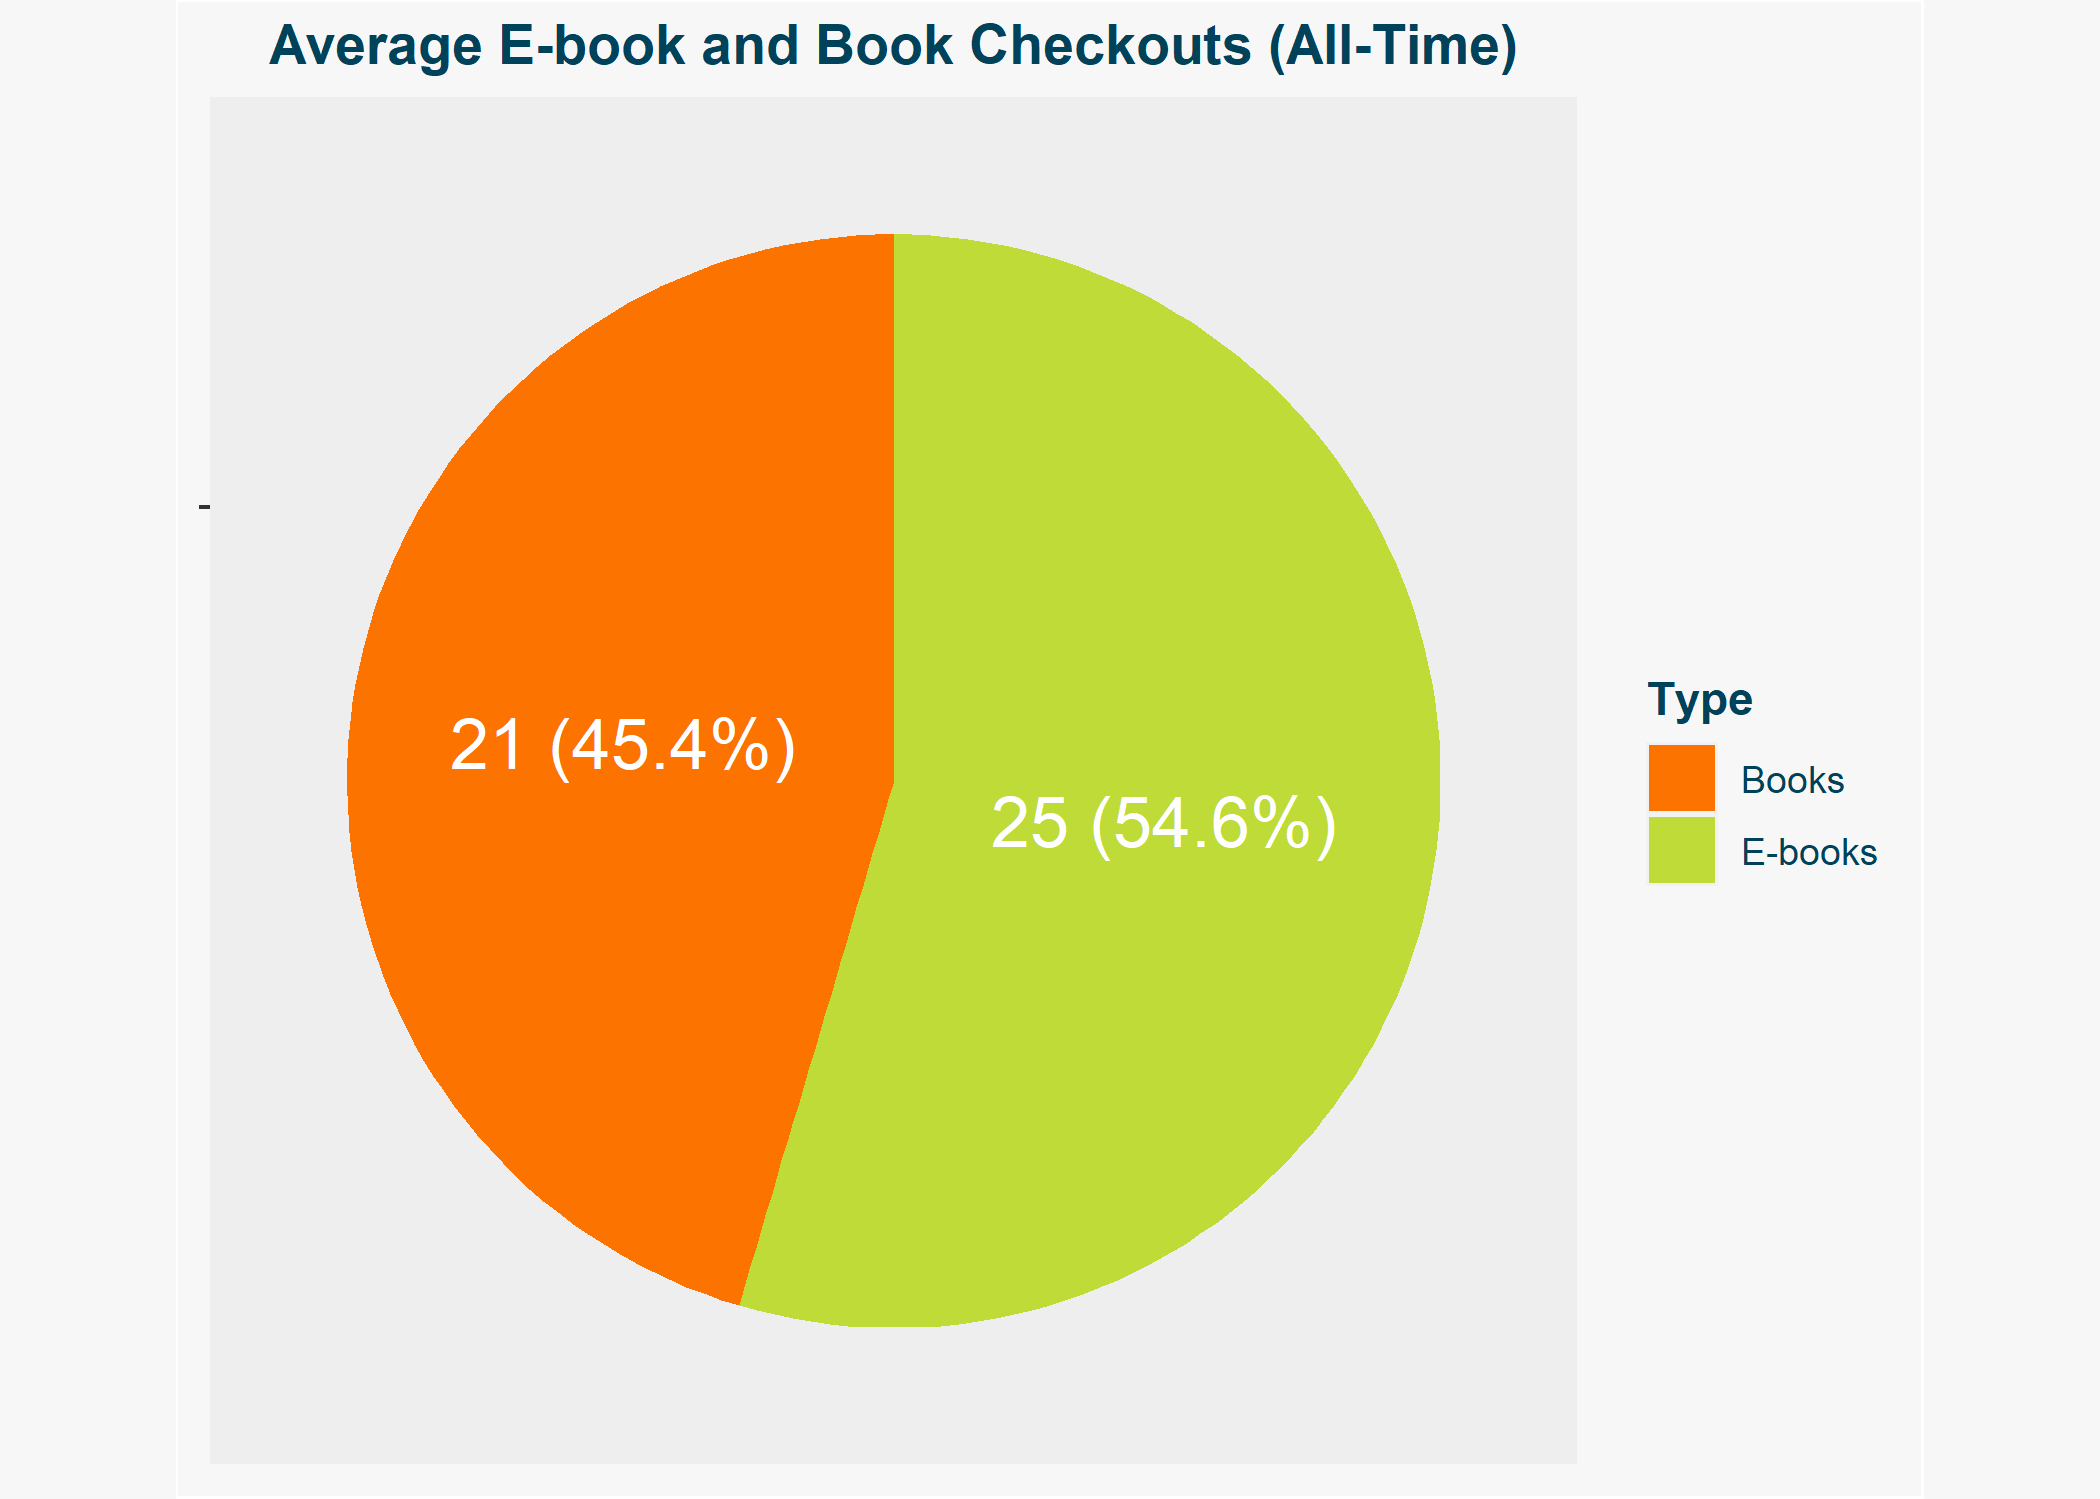

Here is the R script that generated this plot:
# Chart 3 is a visual representation of average books checked out over all years spanning from 2017 to 2023 and average E-books checked out

# Load relevant packages

library(ggplot2)
library(scales)
library(dplyr)

# Read in relevant files

source("C:/Users/sabri/OneDrive/Desktop/info201_Exercises/a3-spl-checkouts-sabriyahMorshed/summary.R")

# Creating a dataframe of the two required values for this visualization

avg_dataframe <- data.frame(
  Type = c("Books", "E-books"),
  avg_checkouts = c(avg_books, avg_ebooks)
)

# Creating Chart 3


ggplot(avg_dataframe, aes(x = "", y = avg_checkouts, fill = Type, names = c("Books", "E-books"))) +
  geom_bar(stat = "identity", width = 1) +
  coord_polar("y", start=0) +
  scale_fill_manual(values = c("#FC7300", "#BFDB38")) +
  geom_text(aes(label = paste0(round(avg_checkouts), " (", percent(avg_checkouts/sum(avg_checkouts)), ")")), position = position_stack(vjust = 0.5), color = "white", size = 6) +
  labs(
    title = "Average E-book and Book Checkouts (All-Time)"
  ) +
  theme(
    plot.background = element_rect(fill = "#F7F7F7"),
    panel.grid.major = element_blank(), 
    panel.grid.minor = element_blank(), 
    panel.background = element_rect(fill = "#EEEEEE"),
    plot.title = element_text(color = "#00425A", hjust = 0.5, face = "bold"),
    legend.title = element_text(color = "#00425A", face = "bold"),
    legend.text = element_text(color = "#00425A"),
    legend.background = element_rect(fill = "#F7F7F7"),
    axis.title = element_blank(),
    axis.text = element_blank(),
  )

# Print plot

ggsave("chart3.png")
 
